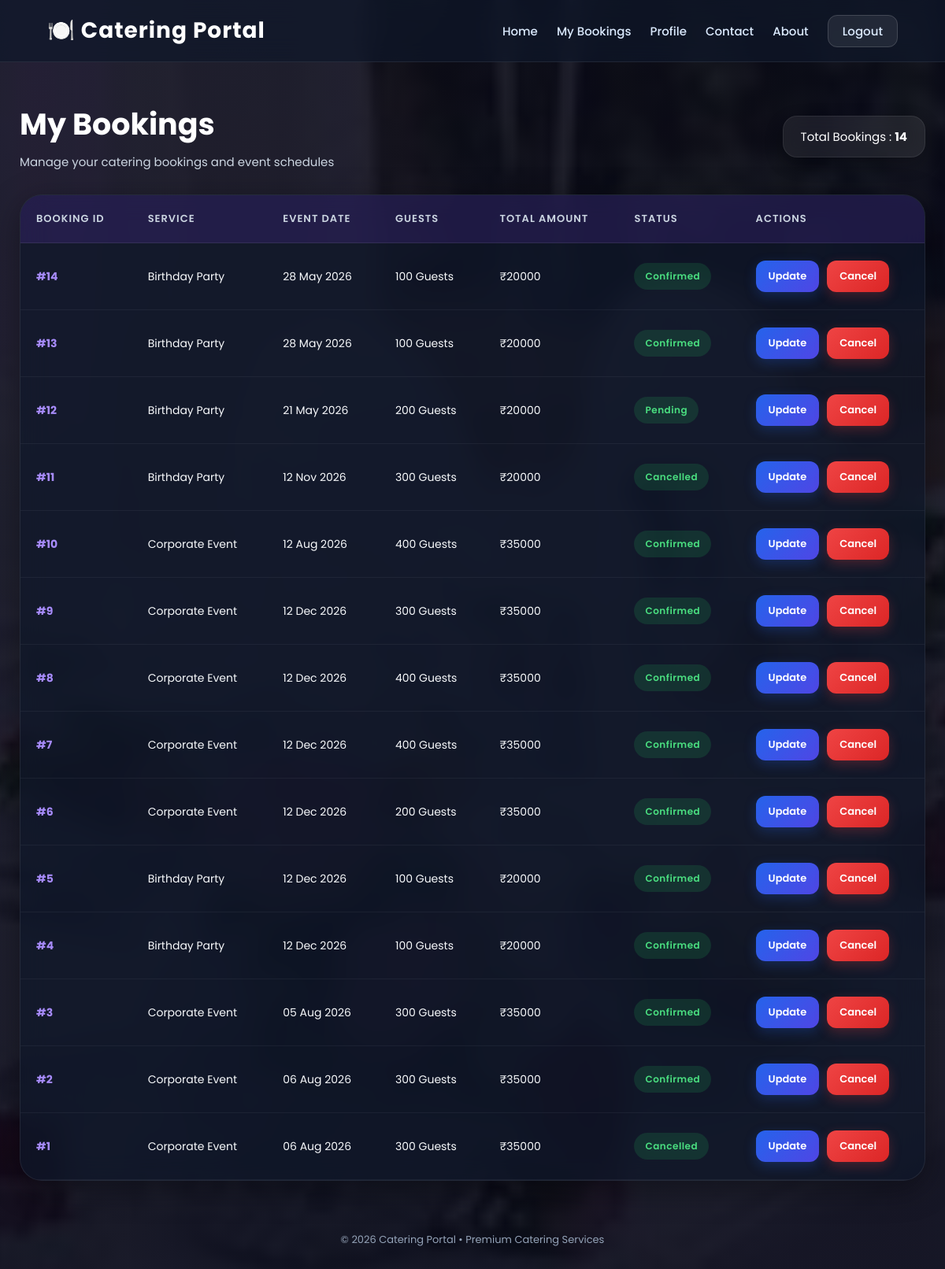
/my-bookings/ (signed in), run on the app's committed database.
### catering/models.py (models this page shows, shortened)
class Booking(models.Model):
    user = models.ForeignKey(User, on_delete=models.CASCADE)
    service = models.ForeignKey(Service, on_delete=models.CASCADE)
    date = models.DateField()
    guests = models.IntegerField()
    address = models.TextField()
    mov_contact_no=models.CharField(max_length=15,blank=True,null=True)
    amount = models.IntegerField(default=0)
    status = models.CharField(max_length=50, default="Pending") # Pending, Confirmed, Cancelled
    qr_code = models.ImageField(upload_to='qr/', blank=True, null=True)

class Service(models.Model):
    name = models.CharField(max_length=200)
    description = models.TextField(blank=True, null=True)
    price = models.IntegerField()
    image = models.ImageField(upload_to='services/', blank=True, null=True)

### catering/views.py (the view)
# urls.py: path('my-bookings/', views.my_bookings, name='my_bookings'),
@login_required(login_url='login')
def my_bookings(request):
    user_bookings = Booking.objects.filter(user=request.user).order_by('-id')
    return render(request, 'my_bookings.html', {'bookings': user_bookings})

### catering/templates/my_bookings.html (shortened to what this page needs)
{% load static %}
<!DOCTYPE html>
<html lang="en">
<head>
</head>
<body>
    <header>
        <a href="{% url 'home' %}" class="logo">
            🍽️ Catering Portal
        </a>
        <nav>
            <ul>
                <li><a href="{% url 'home' %}">Home</a></li>
                <li><a href="{% url 'my_bookings' %}">My Bookings</a></li>
                <li><a href="{% url 'profile' %}">Profile</a></li>
                <li><a href="{% url 'contact_us' %}">Contact</a></li>
                <li><a href="{% url 'about_us' %}">About</a></li>
                <li>
                    <a href="{% url 'logout' %}" class="logout-btn">
                        Logout
                    </a>
                </li>
            </ul>
        </nav>
    </header>
    <div class="main-container">
        <div class="top-section">
            <div>
                <h1>My Bookings</h1>
                <p>
                    Manage your catering bookings and event schedules
                </p>
            </div>
            <div class="booking-count">
                Total Bookings :
                <strong>{{ bookings|length }}</strong>
            </div>
        </div>
        {% if bookings %}
        <div class="table-container">
            <table>
                <thead>
                    <tr>
                        <th>Booking ID</th>
                        <th>Service</th>
                        <th>Event Date</th>
                        <th>Guests</th>
                        <th>Total Amount</th>
                        <th>Status</th>
                        <th>Actions</th>
                    </tr>
                </thead>
                <tbody>
                    {% for b in bookings %}
                    <tr>
                        <td class="booking-id">
                            #{{ b.id }}
                        </td>
                        <td>
                            {{ b.service.name }}
                        </td>
                        <td>
                            {{ b.date|date:"d M Y" }}
                        </td>
                        <td>
                            {{ b.guests }} Guests
                        </td>
                        <td>
                            ₹{{ b.amount }}
                        </td>
                        <td>
                            <span class="status">
                                {{ b.status }}
                            </span>
                        </td>
                        <td>
                            <div class="btn-group">
                                <a href="{% url 'update_booking' b.id %}" class="action-btn btn-update">
                                    Update
                                </a>
                                <a href="{% url 'cancel_booking' b.id %}"
                                   class="action-btn btn-cancel"
                                   onclick="return confirm('Are you sure you want to cancel this booking?');">
                                    Cancel
                                </a>
                            </div>
                        </td>
                    </tr>
                    {% endfor %}
                </tbody>
            </table>
        </div>
        {% endif %}
        <div class="footer">
            © 2026 Catering Portal • Premium Catering Services
        </div>
    </div>
</body>
</html>

### data on the page
Booking: id "14", service.name "Birthday Party", date "28 May 2026", guests "100", amount "20000", status "Confirmed"
Booking: id "13", service.name "Birthday Party", date "28 May 2026", guests "100", amount "20000", status "Confirmed"
Booking: id "12", service.name "Birthday Party", date "21 May 2026", guests "200", amount "20000", status "Pending"
Booking: id "11", service.name "Birthday Party", date "12 Nov 2026", guests "300", amount "20000", status "Cancelled"
Booking: id "10", service.name "Corporate Event", date "12 Aug 2026", guests "400", amount "35000", status "Confirmed"
Booking: id "9", service.name "Corporate Event", date "12 Dec 2026", guests "300", amount "35000", status "Confirmed"
Booking: id "8", service.name "Corporate Event", date "12 Dec 2026", guests "400", amount "35000", status "Confirmed"
Booking: id "7", service.name "Corporate Event", date "12 Dec 2026", guests "400", amount "35000", status "Confirmed"
Booking: id "6", service.name "Corporate Event", date "12 Dec 2026", guests "200", amount "35000", status "Confirmed"
Booking: id "5", service.name "Birthday Party", date "12 Dec 2026", guests "100", amount "20000", status "Confirmed"
Booking: id "4", service.name "Birthday Party", date "12 Dec 2026", guests "100", amount "20000", status "Confirmed"
Booking: id "3", service.name "Corporate Event", date "05 Aug 2026", guests "300", amount "35000", status "Confirmed"
Booking: id "2", service.name "Corporate Event", date "06 Aug 2026", guests "300", amount "35000", status "Confirmed"
Booking: id "1", service.name "Corporate Event", date "06 Aug 2026", guests "300", amount "35000", status "Cancelled"

### other printed values
{{ bookings|length }} "14"
